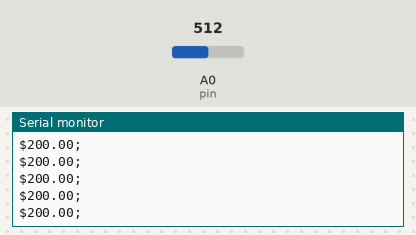
The sketch below on a simulated Arduino Uno, built with avr-gcc and run on an emulated ATmega328P. On the bench: the last lines printed to the serial monitor. Inputs (shaded band) come from the test bench; at power-on: A0 (pin) = 512.

Above: at 1.2 s.
1.3 s: A0 (pin) set to 251
At 2.0 s:
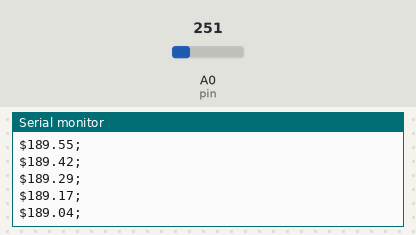
2.8 s: A0 (pin) set to 241
At 3.8 s:
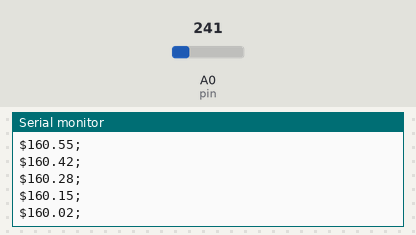
Timing chart, 0 to 5.8 s (numbered marks = the images above; inputs shaded):
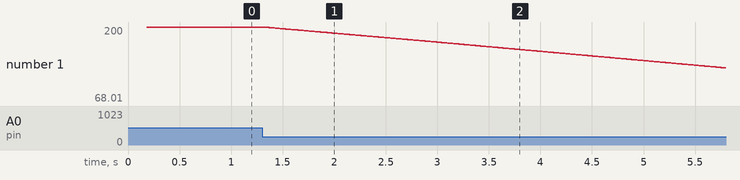

The sketch:

tempSensor.ino
```cpp
    #include <string.h>

    int pin;
    double* last1000;
    int i;
    boolean arrFilled;

    void setup() {
      last1000 = new double[1000];
      i=0;
      pin = A0;
      arrFilled = false;

      Serial.begin(115200);
      pinMode(pin,INPUT);


    }

    void updateI(){
      if(i==999){
        arrFilled = true;
        i=0;
      }
      else i++;
    }

    double average(double arr[]){
      double sum=arr[0];

      for(int j=1;j<1000;j++)
        sum+=arr[j];

      return sum/1000;

    }

    void loop() {
      last1000[i] = (analogRead(pin)*5000.0/1024.0-500)/10;

      if(arrFilled){

        Serial.println("$"+String(average(last1000))+";");

        //Serial.println("$"+String(last1000[i])+";");
      }

      updateI();

      return;
    }
```

Measured:
- after the input at 1.3 s, the serial monitor: prints a new line at once (image 1)
- plotted number 1: 200 → 176.42 after the input at 1.3 s
